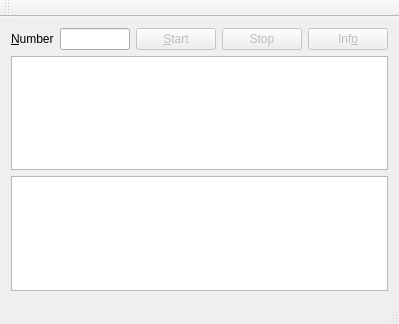
<?xml version="1.0" encoding="UTF-8"?>
<ui version="4.0">
 <class>MainWindow</class>
 <widget class="QMainWindow" name="MainWindow">
  <property name="enabled">
   <bool>true</bool>
  </property>
  <property name="geometry">
   <rect>
    <x>0</x>
    <y>0</y>
    <width>399</width>
    <height>324</height>
   </rect>
  </property>
  <property name="windowTitle">
   <string>MainWindow</string>
  </property>
  <widget class="QWidget" name="centralWidget">
   <layout class="QVBoxLayout" name="verticalLayout">
    <item>
     <layout class="QHBoxLayout" name="horizontalLayout">
      <item>
       <widget class="QLabel" name="labelNumber">
        <property name="text">
         <string>&amp;Number</string>
        </property>
        <property name="buddy">
         <cstring>lineEditNumber</cstring>
        </property>
       </widget>
      </item>
      <item>
       <widget class="QLineEdit" name="lineEditNumber"/>
      </item>
      <item>
       <widget class="QPushButton" name="pushButtonStart">
        <property name="enabled">
         <bool>false</bool>
        </property>
        <property name="text">
         <string>&amp;Start</string>
        </property>
       </widget>
      </item>
      <item>
       <widget class="QPushButton" name="pushButtonStop">
        <property name="enabled">
         <bool>false</bool>
        </property>
        <property name="text">
         <string>Stop</string>
        </property>
       </widget>
      </item>
      <item>
       <widget class="QPushButton" name="pushButtonInfo">
        <property name="enabled">
         <bool>false</bool>
        </property>
        <property name="text">
         <string>Inf&amp;o</string>
        </property>
       </widget>
      </item>
     </layout>
    </item>
    <item>
     <widget class="QListView" name="listViewResults"/>
    </item>
    <item>
     <widget class="QPlainTextEdit" name="plainTextEdit">
      <property name="enabled">
       <bool>true</bool>
      </property>
      <property name="readOnly">
       <bool>true</bool>
      </property>
     </widget>
    </item>
   </layout>
  </widget>
  <widget class="QMenuBar" name="menuBar">
   <property name="geometry">
    <rect>
     <x>0</x>
     <y>0</y>
     <width>399</width>
     <height>21</height>
    </rect>
   </property>
  </widget>
  <widget class="QToolBar" name="mainToolBar">
   <attribute name="toolBarArea">
    <enum>TopToolBarArea</enum>
   </attribute>
   <attribute name="toolBarBreak">
    <bool>false</bool>
   </attribute>
  </widget>
  <widget class="QStatusBar" name="statusBar"/>
 </widget>
 <layoutdefault spacing="6" margin="11"/>
 <resources/>
 <connections/>
</ui>
